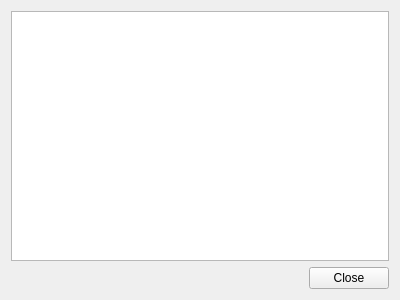
<?xml version="1.0" encoding="UTF-8"?>
<ui version="4.0">
 <class>MessagesToUser</class>
 <widget class="QWidget" name="MessagesToUser">
  <property name="geometry">
   <rect>
    <x>0</x>
    <y>0</y>
    <width>400</width>
    <height>300</height>
   </rect>
  </property>
  <property name="windowTitle">
   <string>Warning messages</string>
  </property>
  <layout class="QVBoxLayout" name="verticalLayout">
   <item>
    <widget class="QTextBrowser" name="textBrowser"/>
   </item>
   <item>
    <layout class="QHBoxLayout" name="horizontalLayou">
     <item>
      <spacer name="horizontalSpacer">
       <property name="orientation">
        <enum>Qt::Horizontal</enum>
       </property>
       <property name="sizeHint" stdset="0">
        <size>
         <width>40</width>
         <height>20</height>
        </size>
       </property>
      </spacer>
     </item>
     <item>
      <widget class="QPushButton" name="closeButton">
       <property name="locale">
        <locale language="English" country="UnitedStates"/>
       </property>
       <property name="text">
        <string>Close</string>
       </property>
      </widget>
     </item>
    </layout>
   </item>
  </layout>
 </widget>
 <resources/>
 <connections>
  <connection>
   <sender>closeButton</sender>
   <signal>clicked(bool)</signal>
   <receiver>MessagesToUser</receiver>
   <slot>setVisible(bool)</slot>
   <hints>
    <hint type="sourcelabel">
     <x>376</x>
     <y>279</y>
    </hint>
    <hint type="destinationlabel">
     <x>402</x>
     <y>251</y>
    </hint>
   </hints>
  </connection>
 </connections>
</ui>
